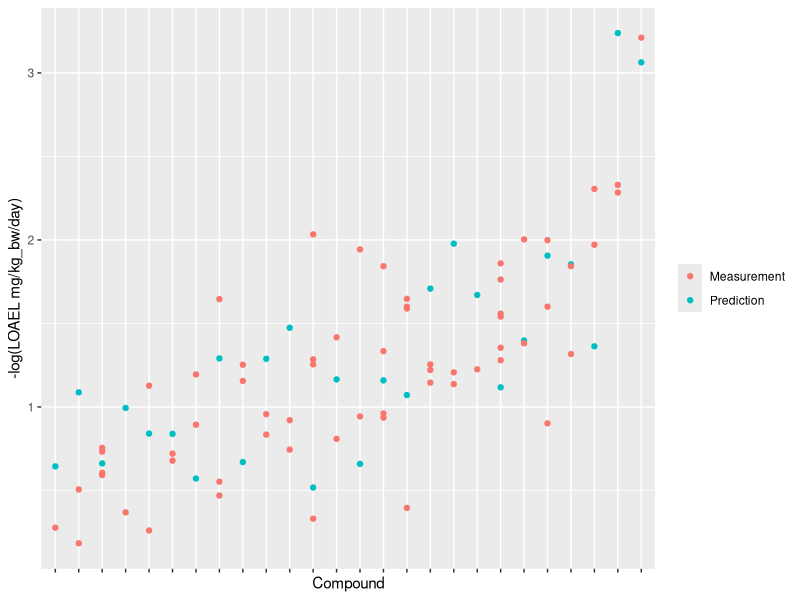

Write the R code that produced this figure.
#!/usr/bin/Rscript

library(ggplot2)

data = read.csv("data/predictions-measurements.csv",header=T)
data$SMILES <- reorder(data$SMILES,data$LOAEL)
img <- ggplot(data, aes(SMILES,LOAEL,ymin = min(LOAEL), ymax=max(LOAEL),color=Origin))
img <- img + ylab('-log(LOAEL mg/kg_bw/day)') + xlab('Compound') + theme(axis.text.x = element_blank()) + theme(legend.title=element_blank())
img <- img + geom_point()

ggsave(file='figures/test-prediction.pdf', plot=img,width=12, height=8)
